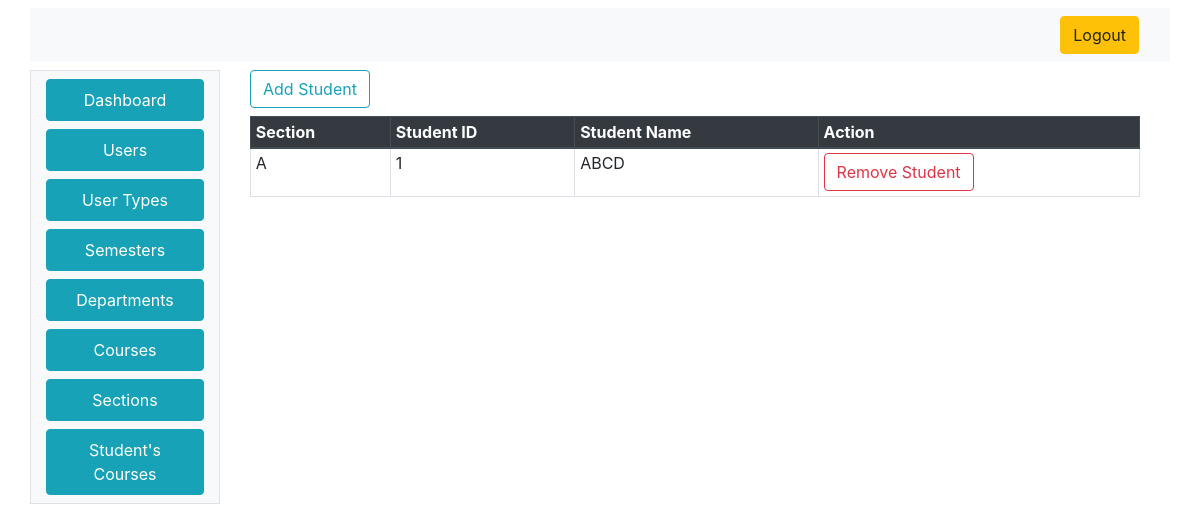
The app's page /admin/students.php?SectionID=1 with its own data.
### tables this page shows
CREATE TABLE `student_section` (
  `ID` int(11) NOT NULL,
  `StudentID` int(11) NOT NULL,
  `SectionID` int(11) NOT NULL
);

CREATE TABLE `section` (
  `SectionID` int(11) NOT NULL,
  `SectionName` varchar(10) NOT NULL,
  `CourseID` int(11) NOT NULL,
  `TeacherID` int(11) NOT NULL,
  `SemesterID` int(11) NOT NULL,
  `Status` tinyint(1) NOT NULL
);

CREATE TABLE `users` (
  `UserID` int(11) NOT NULL,
  `UserName` varchar(100) NOT NULL,
  `UserEmail` varchar(50) NOT NULL,
  `Password` varchar(25) NOT NULL,
  `Status` tinyint(1) NOT NULL,
  `UserTypeID` int(11) NOT NULL,
  `DepartmentID` int(11) DEFAULT NULL
);

### index_model.php (called while the page is built, shortened)
<?php
class IndexModel
{
	public $con;
	public function IndexModel()
	{
		$this->host = "localhost:3306";
		$this->user = "root";
		$this->pass = "";
		$this->dbname = "ams";
		$this->con =  new mysqli($this->host, $this->user, $this->pass, $this->dbname);
	}
	public function getStudentsBySections($SectionID)
	{
		$q = "SELECT student_section.ID,section.SectionID,section.SectionName,users.UserID,users.UserName FROM `student_section` LEFT OUTER JOIN users on student_section.StudentID=users.UserID LEFT OUTER JOIN section on section.SectionID=student_section.SectionID where student_section.SectionID=" . $SectionID;
		$r = mysqli_query($this->con, $q);
		if ($r == false) {
			return 0;
		} else {
			return $r;
		}
	}
}

### admin/students.php (the view, shortened to what this page needs)
<html>
<head>
  <link rel="stylesheet" href="css.css">
  <link rel="stylesheet" href="https://stackpath.bootstrapcdn.com/bootstrap/4.4.1/css/bootstrap.min.css">
</head>
<body>
  <div class="container mt-2">
    <div class="row">
      <div class="col-12 mb-2 bg-light">
        <nav class="navbar navbar-expand-lg navbar-light bg-light justify-content-end">
          <a class="btn btn-warning ml-2" href="../logout.php"><i class="fa fa-sign-out" aria-hidden="true"></i>
            Logout
          </a>
        </nav>
      </div>
      <div class="col-2 bg-light border">
        <nav class=" d-none d-md-block bg-light sidebar">
          <?php
          require_once('sidebar.php');
          ?>
        </nav>
      </div>
      <div class="col-10 bg-transparent">
        <div class="container-fluid container-responsive">
          <?php echo "
           <a href='add_student.php?SectionID=" . $_GET["SectionID"] . "' class='btn btn-outline-info mb-2'> Add Student</a>";
          ?>
          <div class="table-responsive">
            <table class="table  table-sm table-hover table-bordered">
              <thead class="thead-dark">
                <tr>
                  <th scope="col">Section</th>
                  <th scope="col">Student ID</th>
                  <th scope="col">Student Name</th>
                  <th scope="col">Action</th>
                </tr>
              </thead>
              <tbody>
                <?php
                require_once('../index_model.php');
                $indObj = new IndexModel();
                $rs = $indObj->getStudentsBySections($_GET['SectionID']);
                while ($d = mysqli_fetch_assoc($rs)) {
                  echo $str = "<tr><td>" . $d["SectionName"] . "</td><td>" . $d["UserID"] . "</td><td>" . $d["UserName"] . "</td>";
                  echo "<td>
                      <a href='remove_student.php?ID=" . $d["ID"] . "&SectionID=" . $d["SectionID"] . "' class='btn btn-outline-danger'>Remove Student</a>
                    </td>
                  </tr>";
                }
                ?>
              </tbody>
            </table>
          </div>
        </div>
      </div>
    </div>
  </div>
</body>
</html>

### records on screen
student_section: SectionID.SectionName "A", StudentID.UserID "1", StudentID.UserName "ABCD"
